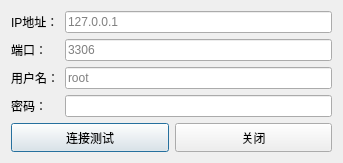
<?xml version="1.0" encoding="UTF-8"?>
<ui version="4.0">
 <class>CONN_Dialog</class>
 <widget class="QDialog" name="CONN_Dialog">
  <property name="geometry">
   <rect>
    <x>0</x>
    <y>0</y>
    <width>343</width>
    <height>163</height>
   </rect>
  </property>
  <property name="windowTitle">
   <string>连接数据库</string>
  </property>
  <layout class="QGridLayout" name="gridLayout">
   <item row="0" column="0" colspan="2">
    <layout class="QHBoxLayout" name="horizontalLayout_2">
     <item>
      <layout class="QVBoxLayout" name="verticalLayout_2">
       <item>
        <widget class="QLabel" name="label">
         <property name="text">
          <string>IP地址：</string>
         </property>
        </widget>
       </item>
       <item>
        <widget class="QLabel" name="label_2">
         <property name="text">
          <string>端口：</string>
         </property>
        </widget>
       </item>
       <item>
        <widget class="QLabel" name="label_3">
         <property name="text">
          <string>用户名：</string>
         </property>
        </widget>
       </item>
       <item>
        <widget class="QLabel" name="label_4">
         <property name="text">
          <string>密码：</string>
         </property>
        </widget>
       </item>
      </layout>
     </item>
     <item>
      <layout class="QVBoxLayout" name="verticalLayout">
       <item>
        <widget class="QLineEdit" name="lineEdit_ip">
         <property name="inputMask">
          <string/>
         </property>
         <property name="text">
          <string/>
         </property>
         <property name="echoMode">
          <enum>QLineEdit::Normal</enum>
         </property>
         <property name="placeholderText">
          <string>127.0.0.1</string>
         </property>
        </widget>
       </item>
       <item>
        <widget class="QLineEdit" name="lineEdit_port">
         <property name="inputMask">
          <string/>
         </property>
         <property name="text">
          <string/>
         </property>
         <property name="placeholderText">
          <string>3306</string>
         </property>
        </widget>
       </item>
       <item>
        <widget class="QLineEdit" name="lineEdit_user">
         <property name="text">
          <string/>
         </property>
         <property name="placeholderText">
          <string>root</string>
         </property>
        </widget>
       </item>
       <item>
        <widget class="QLineEdit" name="lineEdit_passwd">
         <property name="text">
          <string/>
         </property>
         <property name="echoMode">
          <enum>QLineEdit::Password</enum>
         </property>
        </widget>
       </item>
      </layout>
     </item>
    </layout>
   </item>
   <item row="1" column="0">
    <widget class="QPushButton" name="pushButton_test">
     <property name="sizePolicy">
      <sizepolicy hsizetype="Minimum" vsizetype="Preferred">
       <horstretch>0</horstretch>
       <verstretch>0</verstretch>
      </sizepolicy>
     </property>
     <property name="text">
      <string>连接测试</string>
     </property>
    </widget>
   </item>
   <item row="1" column="1">
    <widget class="QPushButton" name="pushButton_cancle">
     <property name="sizePolicy">
      <sizepolicy hsizetype="Minimum" vsizetype="Preferred">
       <horstretch>0</horstretch>
       <verstretch>0</verstretch>
      </sizepolicy>
     </property>
     <property name="text">
      <string>关闭</string>
     </property>
    </widget>
   </item>
  </layout>
 </widget>
 <resources/>
 <connections/>
</ui>
